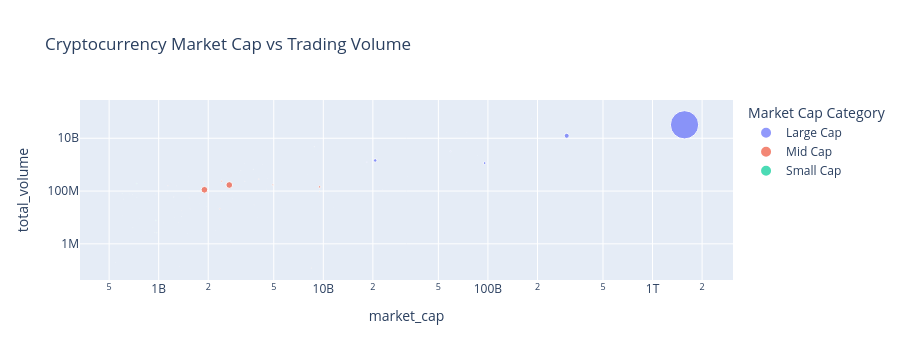

Notebook cell for this chart:
### Code cell
# Interactive cryptocurrency market visualization

fig = px.scatter(
    crypto_df,
    x="market_cap",
    y="total_volume",
    size="current_price",
    color="Market Cap Category",
    hover_name="name",
    log_x=True,
    log_y=True,
    title="Cryptocurrency Market Cap vs Trading Volume"
)

fig.show()

### Figure 1 — Plotly figure (JSON) as saved in the notebook; plotly's stock layout.template omitted (floating-point values rounded to 4 significant figures)
{"data": [{"hovertemplate": "<b>%{hovertext}</b><br><br>Market Cap Category=Large Cap<br>market_cap=%{x}<br>total_volume=%{y}<br>current_price=%{marker.size}<extra></extra>", "hovertext": ["Bitcoin", "Ethereum", "Tether", "BNB", "XRP", "USDC", "Solana", "TRON", "Figure Heloc", "Zcash", "Hyperliquid", "Dogecoin", "Rain"], "legendgroup": "Large Cap", "marker": {"color": "#636efa", "size": [77907, 2466.0, 0.9997, 717.1, 1.37, 0.9999, 101.0, 0.3404, 1.027, 1221.0, 82.66, 0.0851, 0.01617], "sizemode": "area", "sizeref": 194.8, "symbol": "circle"}, "mode": "markers", "name": "Large Cap", "orientation": "v", "showlegend": true, "type": "scatter", "x": [1564457575007, 300961298087, 183403829454, 95498439928, 86254943532, 74305018957, 59225839950, 32314798619, 22973494257, 20657038898, 18389028539, 13263928949, 11468066420], "xaxis": "x", "y": [32308014700, 12393757483, 53910603998, 1145687097, 2247450080, 15966208440, 3223519215, 346006263, 114056569, 1444607301, 1251674839, 901876593, 22823938], "yaxis": "y"}, {"hovertemplate": "<b>%{hovertext}</b><br><br>Market Cap Category=Mid Cap<br>market_cap=%{x}<br>total_volume=%{y}<br>current_price=%{marker.size}<extra></extra>", "hovertext": ["USDS", "Monero", "WhiteBIT Coin", "Chainlink", "LEO Token", "Cardano", "Stellar", "Bitcoin Cash", "Dai", "Ethena USDe", "USD1", "Litecoin", "Canton", "Gram (prev. Toncoin)", "Uniswap", "Avalanche", "Hedera", "Global Dollar", "NEAR Protocol", "Sui", "Shiba Inu", "PayPal USD", "BlackRock USD Institutional Digital Liquidity Fund", "Cronos", "MemeCore", "Tether Gold", "Circle USYC", "Ripple USD", "Bittensor", "OKB", "Ondo US Dollar Yield", "Mantle", "Aster", "Aave", "PAX Gold", "Polkadot", "World Liberty Financial", "Ondo", "Pump.fun", "Morpho", "Internet Computer", "HTX DAO", "Ethena", "Worldcoin", "USDD", "Pepe", "Sky", "USDGO", "Bitget Token", "Falcon USD", "BFUSD", "Spiko Amundi Overnight Swap Fund (EUR)", "United Stables", "Bitway", "Ethereum Classic", "Venice Token", "Lighter", "Pi Network", "Kaspa"], "legendgroup": "Mid Cap", "marker": {"color": "#EF553B", "size": [0.9998, 505.1, 80.53, 11.78, 9.19, 0.2122, 0.1791, 245.8, 0.9999, 0.9995, 0.9994, 52.28, 0.1011, 1.36, 6.02, 7.73, 0.07603, 1.0, 2.41, 0.7595, 5.15e-06, 0.9999, 1, 0.05635, 1.2, 4378.0, 1.14, 0.9999, 251.3, 112.0, 1.15, 0.5933, 0.712, 123.2, 4383.0, 1.097, 0.05601, 0.3525, 0.003987, 2.26, 2.75, 1.69e-06, 0.1494, 0.4084, 0.999, 3.42e-06, 0.05929, 1, 1.97, 0.9968, 0.9995, 1.18, 0.9991, 0.4612, 7.8, 23.77, 4.53, 0.09605, 0.03836], "sizemode": "area", "sizeref": 194.8, "symbol": "circle"}, "mode": "markers", "name": "Mid Cap", "orientation": "v", "showlegend": true, "type": "scatter", "x": [9852787083, 9503929058, 9496905672, 8808178518, 8455630184, 7960417153, 6235934735, 4939299234, 4578859323, 4500486464, 4277491145, 4057157245, 4000162713, 3800161532, 3752764056, 3336290708, 3332154590, 3316123061, 3152439853, 3111245838, 3030642438, 2797879909, 2797063204, 2735901592, 2728329916, 2683821165, 2624847293, 2421168192, 2411678802, 2351763469, 2210655695, 1959416569, 1925313539, 1900026254, 1896166775, 1867107754, 1780144087, 1716484068, 1652717896, 1556913055, 1531861096, 1518219840, 1507655589, 1502696020, 1502491520, 1439993794, 1388751511, 1383172717, 1380455741, 1339677432, 1319511177, 1318067179, 1280340161, 1248741768, 1233334472, 1138756168, 1130106142, 1070927766, 1063623702], "xaxis": "x", "y": [143219268, 143397745, 94483997, 4795658149, 121594, 434836049, 170751833, 171465215, 304145456, 118024757, 1039761027, 283462466, 10196850, 29896754, 660118665, 234847860, 60493357, 1134543740, 605872462, 509047458, 77436951, 50074528, 0, 6781541, 1310691, 169482393, 0, 74551102, 237286315, 21203785, 3255273, 25904403, 142241205, 216783119, 111605979, 197769756, 34174233, 106766996, 390766762, 21009752, 54828476, 42038294, 341353888, 229046567, 2419945, 225187894, 13983822, 18196697, 10904181, 133970, 6232232, 0, 155607294, 9980639, 59636661, 158010522, 98694227, 6242531, 27225553], "yaxis": "y"}, {"hovertemplate": "<b>%{hovertext}</b><br><br>Market Cap Category=Small Cap<br>market_cap=%{x}<br>total_volume=%{y}<br>current_price=%{marker.size}<extra></extra>", "hovertext": ["Arbitrum", "POL (ex-MATIC)", "Gate", "Blockchain Capital", "Quant", "Cosmos Hub", "KuCoin", "Algorand", "Spiko EU T-Bills Money Market Fund", "JUST", "NEXO", "Invesco Short Duration US Government Securities Fund", "Stable", "Jupiter", "Janus Henderson Anemoy Treasury Fund", "Render", "Dash", "Janus Henderson Anemoy AAA CLO Fund", "GHO", "PancakeSwap", "VeChain", "Filecoin", "Ether.fi", "Beldex", "Injective", "XDC Network", "Flare", "Usual USD"], "legendgroup": "Small Cap", "marker": {"color": "#00cc96", "size": [0.1491, 0.0913, 9.14, 106.5, 66.13, 1.8, 6.91, 0.09748, 1.23, 0.105, 0.8381, 11.21, 0.02931, 0.2268, 1.12, 1.42, 57.37, 1.049, 0.9984, 2.16, 0.007784, 0.8019, 0.6318, 0.07694, 6, 0.02884, 0.006415, 0.9987], "sizemode": "area", "sizeref": 194.8, "symbol": "circle"}, "mode": "markers", "name": "Small Cap", "orientation": "v", "showlegend": true, "type": "scatter", "x": [995831506, 979193873, 974735600, 970348700, 961835407, 955355332, 948317671, 880784425, 862293633, 860046184, 837402949, 812375675, 767857425, 752855436, 749998182, 737715290, 735535626, 713208265, 697908201, 692314078, 669504990, 663141960, 610311191, 605812595, 600298974, 575219762, 557461838, 547759942], "xaxis": "x", "y": [300946056, 90274071, 2622917, 0, 7718699, 73512505, 2725536, 45645906, 0, 21723743, 3095354, 0, 9222199, 83166716, 0, 55861471, 188992711, 0, 4096060, 75372145, 21419911, 77851160, 49164203, 11654304, 80482599, 5439181, 3238957, 195719], "yaxis": "y"}], "layout": {"height": 360, "legend": {"itemsizing": "constant", "title": {"text": "Market Cap Category"}, "tracegroupgap": 0}, "title": {"text": "Cryptocurrency Market Cap vs Trading Volume"}, "xaxis": {"anchor": "y", "autorange": true, "domain": [0, 1], "range": [8.51, 12.54], "title": {"text": "market_cap"}, "type": "log"}, "yaxis": {"anchor": "x", "autorange": true, "domain": [0, 1], "range": [4.63, 11.45], "title": {"text": "total_volume"}, "type": "log"}}}
